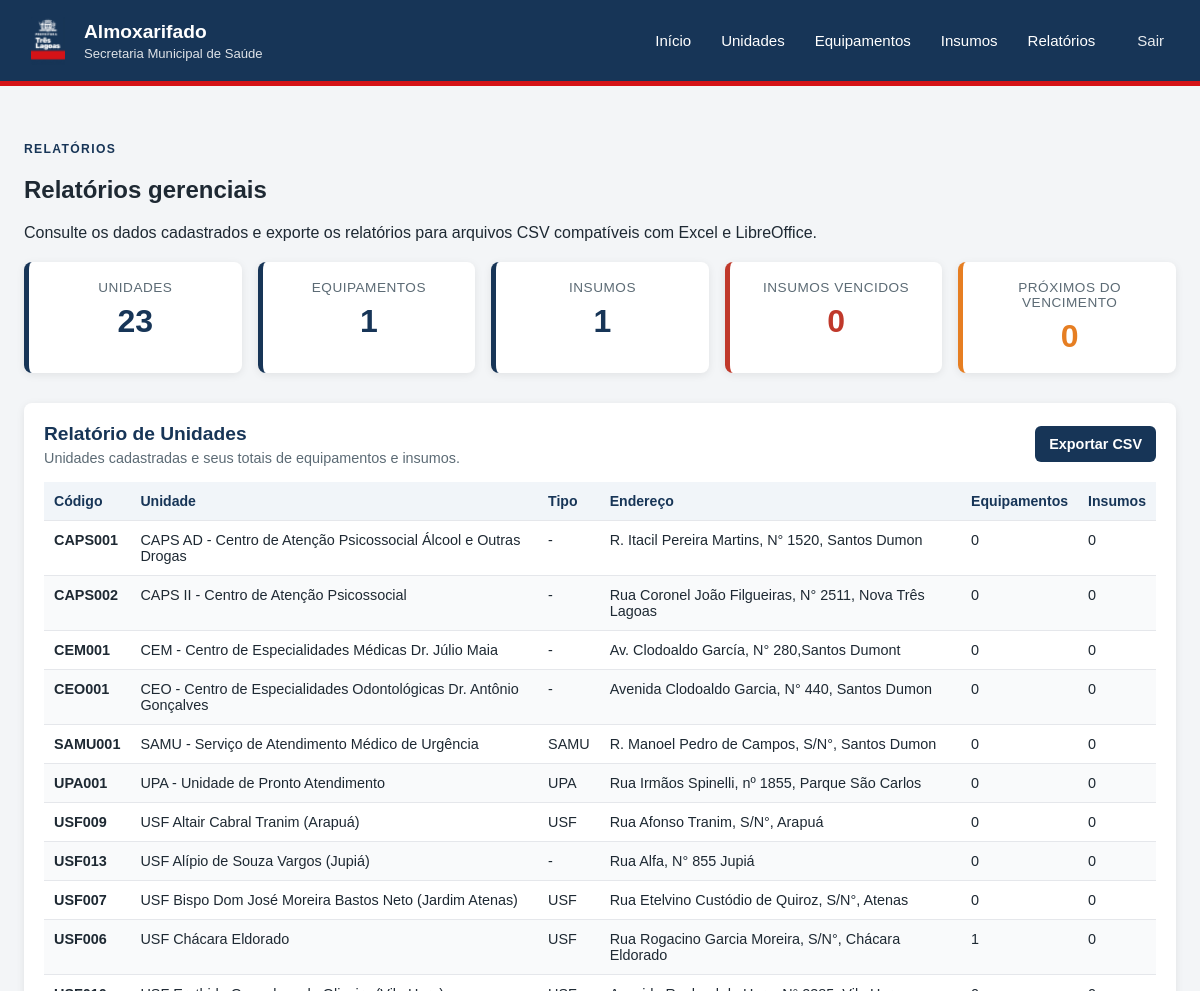
The page /relatorios (signed in, upper part) on the database as committed earlier.
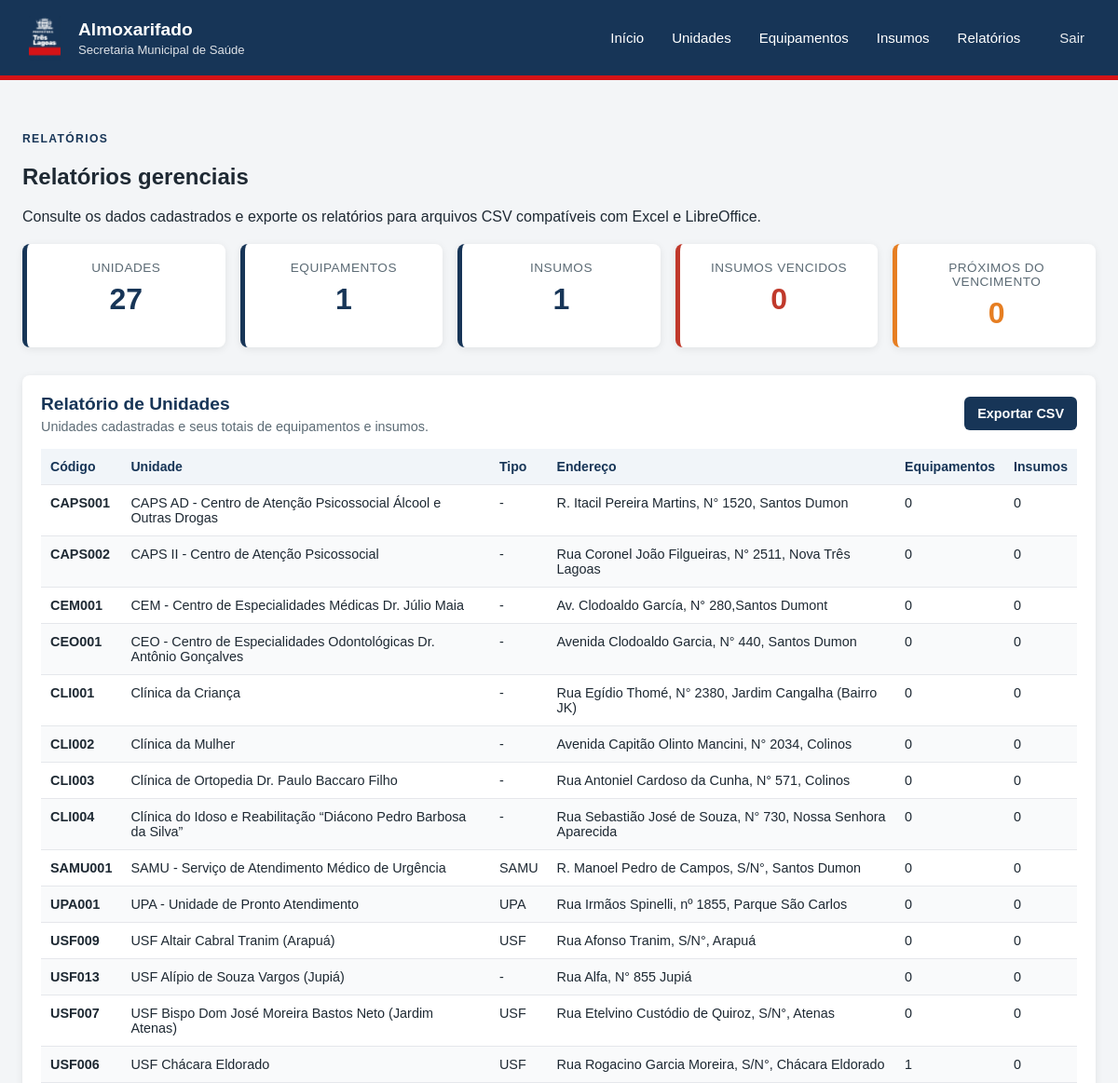
The same page on the database as committed later.
### tables this page shows
CREATE TABLE unidades (
    id_unidade INTEGER PRIMARY KEY AUTOINCREMENT,
    codigo TEXT NOT NULL UNIQUE,
    nome TEXT NOT NULL,
    tipo TEXT,
    endereco TEXT,
    ativo BOOLEAN DEFAULT 1
, grupo_rede TEXT, tipo_unidade TEXT);

### app.py (the view)
@app.route("/relatorios")
@login_required
def relatorios():
    with get_db_connection() as conn:
        relatorio_unidades = conn.execute(
            """
            SELECT
                u.id_unidade,
                u.codigo,
                u.nome,
                u.tipo,
                u.endereco,
                COUNT(DISTINCT e.id_equipamento) AS total_equipamentos,
                COUNT(DISTINCT i.id_insumo) AS total_insumos
            FROM unidades u
            LEFT JOIN equipamentos e
                ON e.id_unidade = u.id_unidade
            LEFT JOIN insumos i
                ON i.id_unidade = u.id_unidade
            GROUP BY
                u.id_unidade,
                u.codigo,
                u.nome,
                u.tipo,
                u.endereco
            ORDER BY u.nome
            """
        ).fetchall()
        relatorio_equipamentos = conn.execute(
            """
            SELECT
                e.id_equipamento,
                u.codigo AS codigo_unidade,
                u.nome AS nome_unidade,
                e.patrimonio,
                e.nome,
                e.modelo,
                e.marca,
                e.numero_serie,
                e.data_entrada,
                e.situacao,
                e.observacao
            FROM equipamentos e
            JOIN unidades u
                ON e.id_unidade = u.id_unidade
            ORDER BY
                u.nome,
                e.nome,
                e.patrimonio
            """
        ).fetchall()
        relatorio_insumos = conn.execute(
            """
            SELECT
                i.id_insumo,
                COALESCE(u.codigo, 'ALMOXARIFADO') AS codigo_unidade,
                COALESCE(u.nome, 'Almoxarifado Central') AS nome_unidade,
                i.modelo,
                i.marca,
                i.numero_serie,
                i.quantidade,
                i.data_entrega,
                i.data_fabricacao,
                i.vencimento,
                i.localizacao,
                i.observacao,
                CASE
                    WHEN i.vencimento IS NULL OR i.vencimento = ''
                        THEN 'Sem data de vencimento'
                    WHEN date(i.vencimento) < date('now')
                        THEN 'Vencido'
                    WHEN date(i.vencimento) <= date('now', '+30 days')
                        THEN 'Próximo do vencimento'
                    ELSE 'Válido'
                END AS status_vencimento
            FROM insumos i
            LEFT JOIN unidades u
                ON i.id_unidade = u.id_unidade
            ORDER BY
                CASE
                    WHEN i.vencimento IS NULL OR i.vencimento = ''
                        THEN 2
                    ELSE 1
                END,
                date(i.vencimento),
                i.modelo,
                i.marca
            """
        ).fetchall()
        resumo = conn.execute(
            """
            SELECT
                (SELECT COUNT(*) FROM unidades) AS total_unidades,
                (SELECT COUNT(*) FROM equipamentos) AS total_equipamentos,
                (SELECT COUNT(*) FROM insumos) AS total_insumos,
                (
                    SELECT COUNT(*)
                    FROM insumos
                    WHERE vencimento IS NOT NULL
                    AND vencimento <> ''
                    AND date(vencimento) < date('now')
                ) AS total_vencidos,
                (
                    SELECT COUNT(*)
                    FROM insumos
                    WHERE vencimento IS NOT NULL
                    AND vencimento <> ''
                    AND date(vencimento) >= date('now')
                    AND date(vencimento) <= date('now', '+30 days')
                ) AS total_proximos_vencimento
            """
        ).fetchone()
    return render_template(
        "relatorios.html",
        resumo=resumo,
        relatorio_unidades=relatorio_unidades,
        relatorio_equipamentos=relatorio_equipamentos,
        relatorio_insumos=relatorio_insumos,
    )

### app.py (called while the page is built)
def login_required(f):
    @wraps(f)
    def decorated_function(*args, **kwargs):
        if not session.get("logged_in"):
            flash("Você precisa fazer login para acessar esta página.", "erro")
            return redirect(url_for("login", next=request.url))
        return f(*args, **kwargs)
    return decorated_function

def get_db_connection():
    conn = sqlite3.connect(DATABASE)
    conn.row_factory = sqlite3.Row
    conn.execute("PRAGMA foreign_keys = ON")
    return conn

### templates/relatorios.html (shortened to what this page needs)
{% extends "base.html" %}
{% block content %}
<section class="cabecalho-pagina">
    <div>
        <p class="texto-superior texto-superior--azul">RELATÓRIOS</p>
        <h2>Relatórios gerenciais</h2>
        <p>
            Consulte os dados cadastrados e exporte os relatórios
            para arquivos CSV compatíveis com Excel e LibreOffice.
        </p>
    </div>
</section>
<section class="cards-resumo">
    <article class="card-resumo">
        <span class="rotulo">Unidades</span>
        <strong>{{ resumo["total_unidades"] }}</strong>
    </article>
    <article class="card-resumo">
        <span class="rotulo">Equipamentos</span>
        <strong>{{ resumo["total_equipamentos"] }}</strong>
    </article>
    <article class="card-resumo">
        <span class="rotulo">Insumos</span>
        <strong>{{ resumo["total_insumos"] }}</strong>
    </article>
    <article class="card-resumo alerta">
        <span class="rotulo">Insumos vencidos</span>
        <strong>{{ resumo["total_vencidos"] }}</strong>
    </article>
    <article class="card-resumo aviso">
        <span class="rotulo">Próximos do vencimento</span>
        <strong>{{ resumo["total_proximos_vencimento"] }}</strong>
    </article>
</section>
<section class="painel-relatorio">
    <div class="cabecalho-relatorio">
        <div>
            <h3>Relatório de Unidades</h3>
            <p>Unidades cadastradas e seus totais de equipamentos e insumos.</p>
        </div>
        <a
            class="botao botao--secundario"
            href="{{ url_for('relatorio_unidades_csv') }}"
        >
            Exportar CSV
        </a>
    </div>
    <div class="tabela-responsiva">
        <table>
            <thead>
                <tr>
                    <th>Código</th>
                    <th>Unidade</th>
                    <th>Tipo</th>
                    <th>Endereço</th>
                    <th>Equipamentos</th>
                    <th>Insumos</th>
                </tr>
            </thead>
            <tbody>
                {% for unidade in relatorio_unidades %}
                <tr>
                    <td><strong>{{ unidade["codigo"] }}</strong></td>
                    <td>{{ unidade["nome"] }}</td>
                    <td>{{ unidade["tipo"] or "-" }}</td>
                    <td>{{ unidade["endereco"] or "-" }}</td>
                    <td>{{ unidade["total_equipamentos"] }}</td>
                    <td>{{ unidade["total_insumos"] }}</td>
                </tr>
                {% else %}
                <tr>
                    <td colspan="6" class="sem-registros">
                        Nenhuma unidade cadastrada.
                    </td>
                </tr>
                {% endfor %}
            </tbody>
        </table>
    </div>
</section>
{% endblock %}

Rows that differ between the two databases and show on the page:
added unidades: codigo "CLI001", nome "Clínica da Criança", unidade "-", endereco "Rua Egídio Thomé, N° 2380, Jardim Cangalha (Bairro JK)", total_equipamentos "0", total_insumos "0"
added unidades: codigo "CLI002", nome "Clínica da Mulher", unidade "-", endereco "Avenida Capitão Olinto Mancini, N° 2034, Colinos", total_equipamentos "0", total_insumos "0"
added unidades: codigo "CLI003", nome "Clínica de Ortopedia Dr. Paulo Baccaro Filho", unidade "-", endereco "Rua Antoniel Cardoso da Cunha, N° 571, Colinos", total_equipamentos "0", total_insumos "0"
added unidades: codigo "CLI004", nome "Clínica do Idoso e Reabilitação “Diácono Pedro Barbosa da Silva”", unidade "-", endereco "Rua Sebastião José de Souza, N° 730, Nossa Senhora Aparecida", total_equipamentos "0", total_insumos "0"
Other text that changed with them:
{{ resumo["total_unidades"] }}: "23" → "27"
